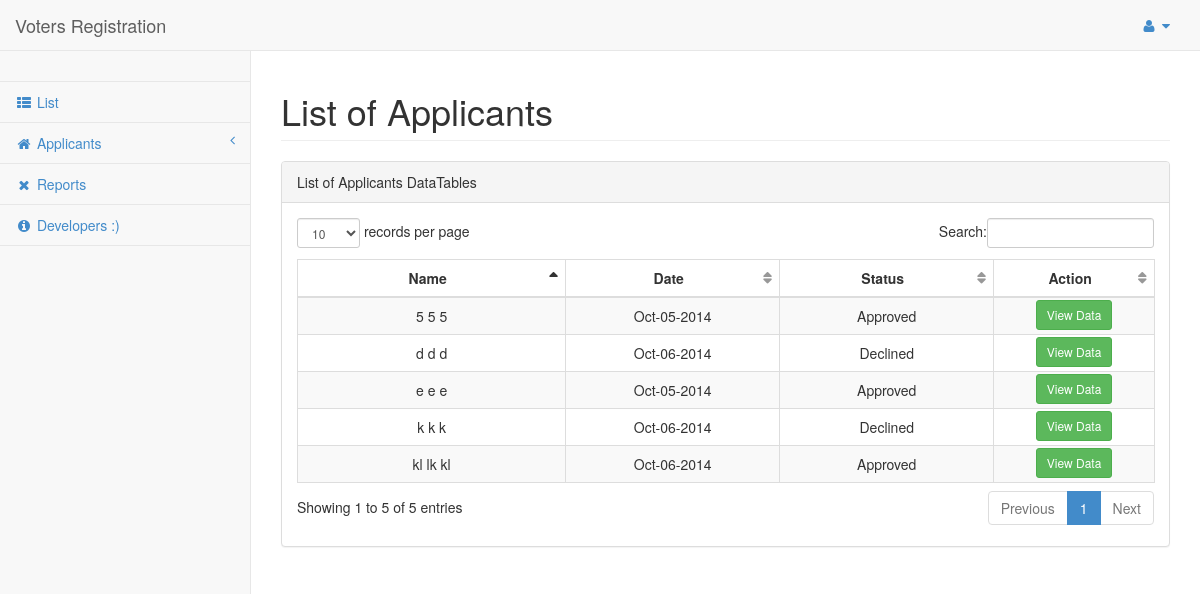
The page /view/applicant_list.php (signed in) on the database its author committed.
### tables this page shows
CREATE TABLE IF NOT EXISTS `applicant` (
  `id` int(11) NOT NULL AUTO_INCREMENT,
  `code` varchar(10) NOT NULL,
  `status` int(11) NOT NULL,
  `reason` varchar(500) NOT NULL,
  `citizenship` varchar(250) NOT NULL,
  `birth` varchar(250) NOT NULL,
  `emailad` varchar(250) NOT NULL,
  `mailStat` int(11) NOT NULL COMMENT '0=not, 1=done',
  `mobile` varchar(250) NOT NULL,
  `lname` varchar(250) NOT NULL,
  `fname` varchar(250) NOT NULL,
  `mname` varchar(250) NOT NULL,
  `province` varchar(250) NOT NULL,
  `city` varchar(250) NOT NULL,
  `brgy` varchar(250) NOT NULL,
  `houseno` varchar(250) NOT NULL,
  `gender` varchar(250) NOT NULL,
  `birthcity` varchar(250) NOT NULL,
  `birthprovince` varchar(250) NOT NULL,
  `civil` varchar(250) NOT NULL,
  `spouse` varchar(250) NOT NULL,
  `citizentype` varchar(250) NOT NULL,
  `natdate` varchar(250) NOT NULL,
  `natno` varchar(250) NOT NULL,
  `cityresyears` varchar(250) NOT NULL,
  `cityresmonths` varchar(250) NOT NULL,
  `philresyears` varchar(250) NOT NULL,
  `occupation` varchar(250) NOT NULL,
  `tinnum` varchar(250) NOT NULL,
  `fatherlname` varchar(250) NOT NULL,
  `fatherfname` varchar(250) NOT NULL,
  `fathermname` varchar(250) NOT NULL,
  `motherlname` varchar(250) NOT NULL,
  `motherfname` varchar(250) NOT NULL,
  `mothermname` varchar(250) NOT NULL,
  `date` date NOT NULL,
  `image` mediumtext NOT NULL,
  `document` mediumtext NOT NULL,
  `height` varchar(250) NOT NULL,
  `weight` varchar(250) NOT NULL,
  PRIMARY KEY (`id`)
);

### view/applicant_table.php (the view, shortened to what this page needs)
<?php
    $sql="SELECT * FROM applicant";
    $result=mysql_query($sql);
?>
<?php while($row=mysql_fetch_array($result)){ ?>
    <tr>
        <td style="text-align:center;"><?php echo $row['fname']." ".$row['mname']." ".$row['lname']; ?></td>
        <td style="text-align:center;"><?php $dt = $row['date']; echo date("M-d-Y", strtotime($dt)); ?></td>
        <td style="text-align:center;">
            <?php
                if($row['status'] == 0)
                    echo "Pending";
                else if($row['status'] == 1)
                    echo "Approved";
                else if($row['status'] == 2)
                    echo "Declined";
            ?>
        </td>
        <td  style="text-align:center;">
            <a href="view_data.php?id=<?php echo $row['id'];?>" style="color:white; text-decoration: none;">
                <button type="button" class="btn btn-success btn-sm" style="margin-top:-20px;margin-bottom:-15px;">
                    View Data
                </button>
            </a>
        </td>
    </tr>
<?php } ?>

### view/applicant_list.php (shortened to what this page needs)
<!DOCTYPE html>
<html lang="en">
<head>
    <link href="../css/bootstrap.min.css" rel="stylesheet">
    <link href="../css/plugins/metisMenu/metisMenu.min.css" rel="stylesheet">
    <link href="../css/plugins/dataTables.bootstrap.css" rel="stylesheet">
    <link href="../css/sb-admin-2.css" rel="stylesheet">
    <link href="../font-awesome-4.1.0/css/font-awesome.min.css" rel="stylesheet" type="text/css">
</head>
<body>
    <div id="wrapper">
        <?php include("nav.php") ?>
        <div id="page-wrapper">
            <div class="row">
                <div class="col-lg-12">
                    <h1 class="page-header">List of Applicants</h1>
                </div>
            </div>
            <div class="row">
                <div class="col-lg-12">
                    <div class="panel panel-default">
                        <div class="panel-heading">
                            List of Applicants DataTables
                            <div class="panel-body" style="float:right; margin-top:-23px;">
                            </div>
                        </div>
                        <div class="panel-body">
                            <div class="table-responsive">
                                <table class="table table-striped table-bordered table-hover" id="dataTables-example">
                                    <thead>
                                        <tr>
                                            <th style="text-align:center; width:25%;">Name</th>
                                            <th style="text-align:center; width:20%;">Date</th>
                                            <th style="text-align:center; width:20%;">Status</th>
                                            <th style="text-align:center; width:15%;">Action</th>
                                        </tr>
                                    </thead>
                                    <?php include 'applicant_table.php'; ?>
                                </table>
                            </div>
                        </div>
                    </div>
                </div>
            </div>
        </div>
    </div>
</body>
</html>

### view/nav.php (shortened to what this page needs)
<nav class="navbar navbar-default navbar-static-top" role="navigation" style="margin-bottom: 0">
    <div class="navbar-header">
        <a class="navbar-brand" href="applicant_list.php">Voters Registration</a>
    </div>
    <ul class="nav navbar-top-links navbar-right">
        <li class="dropdown">
                <a class="dropdown-toggle" data-toggle="dropdown" href="#">
                    <i class="fa fa-user fa-fw"></i>  <i class="fa fa-caret-down"></i>
                </a>
        </li>
    </ul>
    <div class="navbar-default sidebar" role="navigation">
        <div class="sidebar-nav navbar-collapse">
            <ul class="nav" id="side-menu">
                <li class="sidebar-search">
                </li>
                <li>
                    <a href="applicant_list.php"><i class="fa fa-th-list fa-fw"></i> List</a>
                </li>
                <li>
                    <a href="applicant_list.php"><i class="fa fa-home fa-fw"></i> Applicants <span class="fa arrow"></span></a>
                </li>
                <li>
                    <a href="reports.php"><i class="fa fa-times fa-fw"></i> Reports</a>
                </li>
                <li>
                    <a href="about.php"><i class="fa fa-info-circle fa-fw"></i> Developers :)</a>
                </li>
            </ul>
        </div>
    </div>
</nav>

### css/sb-admin-2.css (style rules this page uses)
body { background-color: #f8f8f8; }
#wrapper { width: 100%; }
#page-wrapper { padding: 0 15px; min-height: 568px; background-color: #fff; }
@media (min-width:768px) { #page-wrapper { position: inherit; margin: 0 0 0 250px; padding: 0 30px; border-left: 1px solid #e7e7e7; } }
.navbar-top-links li { display: inline-block; }
.navbar-top-links li:last-child { margin-right: 15px; }
.navbar-top-links li a { padding: 15px; min-height: 50px; }
.sidebar .sidebar-nav.navbar-collapse { padding-right: 0; padding-left: 0; }
.sidebar .sidebar-search { padding: 15px; }
.sidebar ul li { border-bottom: 1px solid #e7e7e7; }
.sidebar .arrow { float: right; }
.sidebar .fa.arrow:before { content: "\f104"; }
@media (min-width:768px) { .sidebar { z-index: 1; position: absolute; width: 250px; margin-top: 51px; } }
table.dataTable thead .sorting, table.dataTable thead .sorting_asc, table.dataTable thead .sorting_desc, table.dataTable thead .sorting_asc_disabled, table.dataTable thead .sorting_desc_disabled { background: 0 0; }
table.dataTable thead .sorting_asc:after { content: "\f0de"; float: right; font-family: fontawesome; }
table.dataTable thead .sorting:after { content: "\f0dc"; float: right; font-family: fontawesome; color: rgba(50,50,50,.5); }

### rows shown on the page
applicant: fname "e", mname "e", lname "e", date "Oct-05-2014", status "Approved"
applicant: fname "5", mname "5", lname "5", date "Oct-05-2014", status "Approved"
applicant: fname "kl", mname "lk", lname "kl", date "Oct-06-2014", status "Approved"
applicant: fname "d", mname "d", lname "d", date "Oct-06-2014", status "Declined"
applicant: fname "k", mname "k", lname "k", date "Oct-06-2014", status "Declined"
